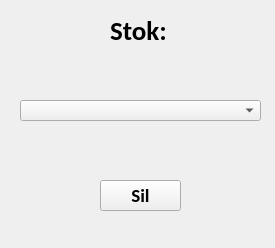
<?xml version="1.0" encoding="UTF-8"?>
<ui version="4.0">
 <class>Form</class>
 <widget class="QWidget" name="Form">
  <property name="geometry">
   <rect>
    <x>0</x>
    <y>0</y>
    <width>275</width>
    <height>248</height>
   </rect>
  </property>
  <property name="windowTitle">
   <string>Stok Sil</string>
  </property>
  <widget class="QComboBox" name="stokBox">
   <property name="geometry">
    <rect>
     <x>20</x>
     <y>100</y>
     <width>241</width>
     <height>21</height>
    </rect>
   </property>
   <property name="font">
    <font>
     <family>Calibri</family>
     <pointsize>14</pointsize>
     <weight>75</weight>
     <bold>true</bold>
    </font>
   </property>
  </widget>
  <widget class="QPushButton" name="silButon">
   <property name="geometry">
    <rect>
     <x>100</x>
     <y>180</y>
     <width>81</width>
     <height>31</height>
    </rect>
   </property>
   <property name="font">
    <font>
     <family>Calibri</family>
     <pointsize>14</pointsize>
     <weight>75</weight>
     <bold>true</bold>
    </font>
   </property>
   <property name="text">
    <string>Sil</string>
   </property>
  </widget>
  <widget class="QLabel" name="label">
   <property name="geometry">
    <rect>
     <x>110</x>
     <y>10</y>
     <width>91</width>
     <height>41</height>
    </rect>
   </property>
   <property name="font">
    <font>
     <family>Calibri</family>
     <pointsize>20</pointsize>
     <weight>75</weight>
     <bold>true</bold>
    </font>
   </property>
   <property name="text">
    <string>Stok:</string>
   </property>
  </widget>
 </widget>
 <resources/>
 <connections/>
</ui>
